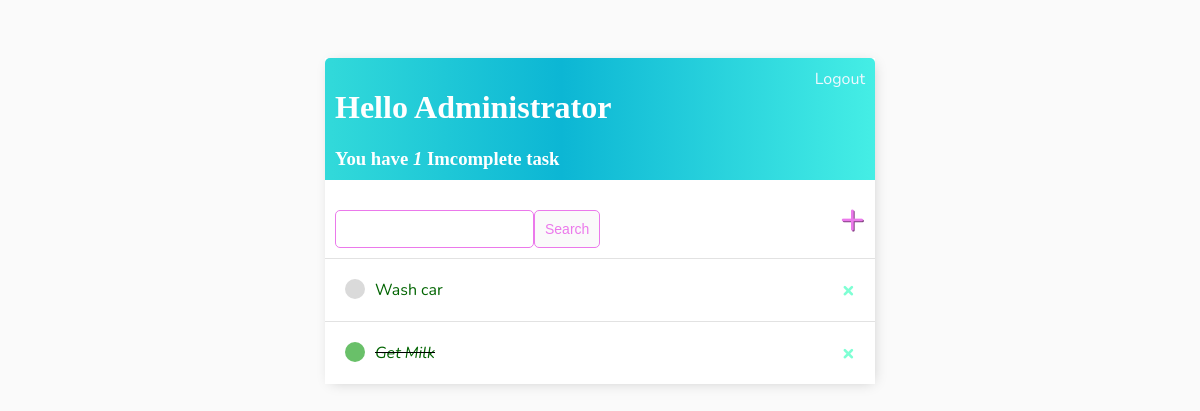
Page / (signed in) on the earlier database version.
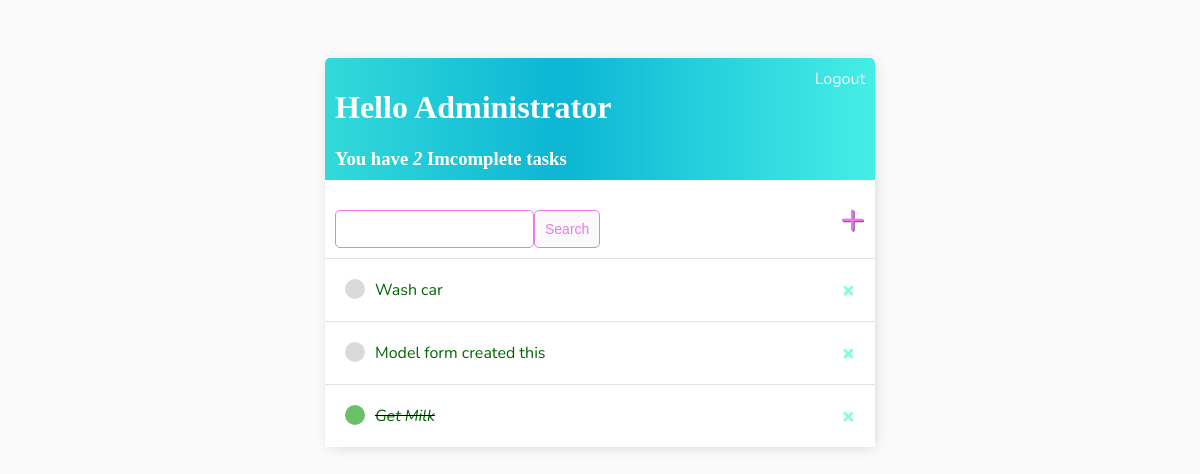
Same page on the later database version.
### base/models.py (models this page shows)
class Task(models.Model):
    user = models.ForeignKey(User, on_delete=models.CASCADE, null=True, blank=True)
    title = models.CharField(max_length=200, null=True, blank=True)
    description = models.TextField(null=True, blank=True)
    complete = models.BooleanField(default=False)
    create = models.DateTimeField(auto_now_add=True)
    def __str__(self):
        return self.title
    class Meta:
        ordering = ['complete']

### base/views.py (the view)
# urls.py: path('', TaskList.as_view(), name='tasks'),
class TaskList(LoginRequiredMixin, ListView):
    model = Task
    context_object_name = 'tasks'
    def get_context_data(self, **kwargs):
        context = super().get_context_data(**kwargs)
        context['tasks'] = context['tasks'].filter(user=self.request.user)
        context['count'] = context['tasks'].filter(complete=False).count()
        search_input = self.request.GET.get('search-area') or ''
        if search_input:
            context['tasks'] = context['tasks'].filter(title_startswith=search_input)
        context['search_input'] = search_input
        return context

### base/templates/base/task_list.html
{% extends 'base/main.html' %}
{% load static %}
{% block content %}
<div class="header-bar">
    <div>
        <h1>Hello {{ request.user|title }}</h1>
        <h3 class="com">You have <i>{{ count }}</i> Imcomplete task{{ count|pluralize:"s" }}</h3>
    </div>
    {% if request.user.is_authenticated %}
    <a href="{% url 'logout' %}">Logout</a>
    {% else %}
    <a href="{% url 'login' %}">Login</a>
    {% endif %}
</div>
<div id="search-add-wrapper">
    <form id="for" method="GET" action="">
        <input type="text" name="search-area" value="{{ search_input }}">
        <input class="button" type="submit" value="Search">
    </form>
    <a id="add-link" href="{% url 'task-create' %}">&#x2b;</a>
</div>
<div class="task-items-wrapper">
    {% for task in tasks %}
        <div class="task-wrapper">
            {% if task.complete %}
                <div class="task-title">
                    <div class="task-complete-icon"></div>
                    <i><s><a href="{% url 'task-update' task.id %}">{{task}}</a></s></i>
                </div>
                <a class="delete-link" href="{% url 'task-delete' task.id %}">&#215;</a>
                {% else %}
                <div class="task-title">
                    <div class="task-incomplete-icon"></div>
                    <a href="{% url 'task-update' task.id %}">{{task}}</a>
                </div>
                <a class="delete-link" href="{% url 'task-delete' task.id %}">&#215;</a>
            {% endif %}
        </div>
    {% endfor %}
</div>
{% endblock content %}

### base/templates/base/main.html (shortened to what this page needs)
{% load static %}
<!DOCTYPE html>
<html lang="en">
<head>
    <link rel="stylesheet" href="{% static 'css/style.css' %}">
</head>
<body>
    <div class="container">
        {% block content %}
        {% endblock content %}
    </div>
</body>
</html>

### static/css/style.css (style rules this page uses)
body { background-color:#fafafa; font-family: 'Nunito', sans-serif; padding-top: 50px; }
h1,h2,h3,h4,h5,h6 { font-family: cursive; }
.com { margin: 0; }
.container { max-width: 550px; margin: auto; background-color: #fff; -webkit-box-shadow: 2px 2px 13px -4px rgba(0, 0, 0, 0.21); box-shadow: 2px 2px 13px -4px rgba(0, 0, 0, 0.21); }
.header-bar { display:flex; justify-content: space-between; color: #fff; padding: 10px; border-radius: 5px 5px 0 0; background: linear-gradient(90deg, #32dada 0%, #0cb6d4 43%, #45eee5 100%); }
.header-bar a { color: aliceblue; text-decoration: none; }
.task-wrapper { display: flex; align-items: center; justify-content: space-between; padding: 20px; background-color: #fff; border-top: 1px solid rgb(226, 226, 226); }
.task-title { display: flex; }
.task-title a { text-decoration: none; color: darkgreen; margin-left: 10px; }
.task-complete-icon { height: 20px; width: 20px; background-color: rgb(105, 192, 105); border-radius: 50%; }
.task-incomplete-icon { height: 20px; width: 20px; background-color: rgb(218, 218, 218); border-radius: 50%; }
.delete-link { text-decoration: none; font-weight: 900; color: aquamarine; font-size: 22px; line-height: 0; }
#for { margin-top: 20px; display: flex; }
#search-add-wrapper { display: flex; justify-content: space-between; align-items: center; padding: 10px; }
#add-link { color: #eb79eb; text-decoration: none; font-size: 42px; text-shadow: 1px 1px #814181; }
input[type=text], input[type=password], textarea { border: 1px solid #eb79eb; border-radius: 5px; padding: 10px; width: 90%; }
.button { border: 1px solid #eb79eb; background-color: #fafafa; color: #eb79eb; padding: 10px; font-size: 14px; border-radius: 5px; cursor: pointer; text-decoration: none; }

Differences in the rows shown:
added Task: title "Model form created this"
Other differences:
{{ count }}: "1" → "2"
